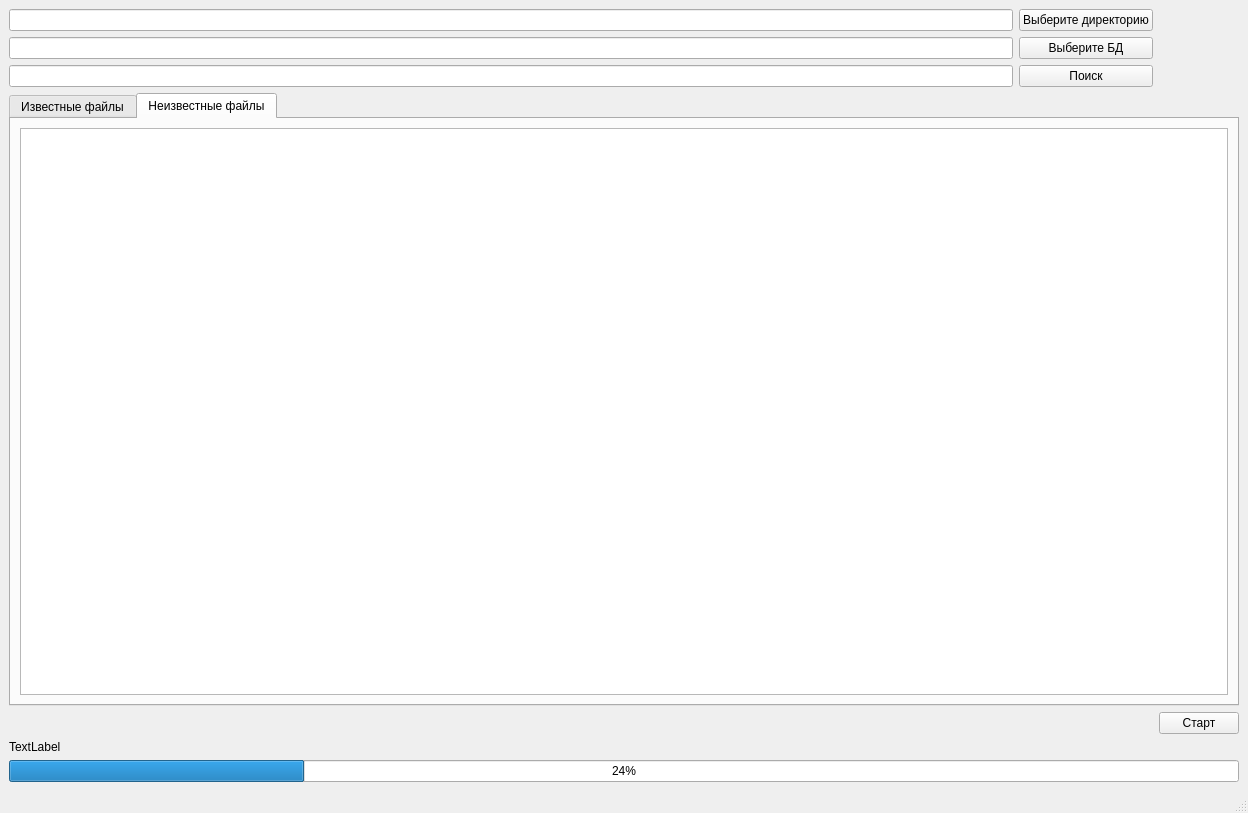
<?xml version="1.0" encoding="UTF-8"?>
<ui version="4.0">
 <class>MainWindow</class>
 <widget class="QMainWindow" name="MainWindow">
  <property name="geometry">
   <rect>
    <x>0</x>
    <y>0</y>
    <width>1248</width>
    <height>813</height>
   </rect>
  </property>
  <property name="windowTitle">
   <string>MainWindow</string>
  </property>
  <widget class="QWidget" name="centralwidget">
   <layout class="QGridLayout" name="gridLayout">
    <item row="0" column="0">
     <widget class="QLineEdit" name="ScanDirLine"/>
    </item>
    <item row="0" column="1">
     <widget class="QPushButton" name="SetupDirButton">
      <property name="text">
       <string>Выберите директорию</string>
      </property>
     </widget>
    </item>
    <item row="1" column="0">
     <widget class="QLineEdit" name="NsrlFileLine"/>
    </item>
    <item row="1" column="1">
     <widget class="QPushButton" name="SetupNsrlButton">
      <property name="text">
       <string>Выберите БД</string>
      </property>
     </widget>
    </item>
    <item row="2" column="0">
     <widget class="QLineEdit" name="searchLine"/>
    </item>
    <item row="2" column="1">
     <widget class="QPushButton" name="searchButton">
      <property name="text">
       <string>Поиск</string>
      </property>
     </widget>
    </item>
    <item row="3" column="0" colspan="3">
     <widget class="QTabWidget" name="tabWidget">
      <property name="currentIndex">
       <number>1</number>
      </property>
      <widget class="QWidget" name="KnownTab">
       <attribute name="title">
        <string>Известные файлы</string>
       </attribute>
       <layout class="QGridLayout" name="gridLayout_2">
        <item row="0" column="0">
         <widget class="QTreeView" name="KnownView"/>
        </item>
       </layout>
      </widget>
      <widget class="QWidget" name="UnknownTab">
       <attribute name="title">
        <string>Неизвестные файлы</string>
       </attribute>
       <layout class="QGridLayout" name="gridLayout_3">
        <item row="0" column="0">
         <widget class="QTreeView" name="UnknownView"/>
        </item>
       </layout>
      </widget>
     </widget>
    </item>
    <item row="4" column="2">
     <widget class="QPushButton" name="pushButton">
      <property name="text">
       <string>Старт</string>
      </property>
     </widget>
    </item>
    <item row="5" column="0" colspan="2">
     <widget class="QLabel" name="AnekdotLabel">
      <property name="text">
       <string>TextLabel</string>
      </property>
     </widget>
    </item>
    <item row="6" column="0" colspan="3">
     <widget class="QProgressBar" name="progressBar">
      <property name="value">
       <number>24</number>
      </property>
     </widget>
    </item>
   </layout>
  </widget>
  <widget class="QMenuBar" name="menubar">
   <property name="geometry">
    <rect>
     <x>0</x>
     <y>0</y>
     <width>1248</width>
     <height>30</height>
    </rect>
   </property>
  </widget>
  <widget class="QStatusBar" name="statusbar"/>
 </widget>
 <resources/>
 <connections/>
</ui>
